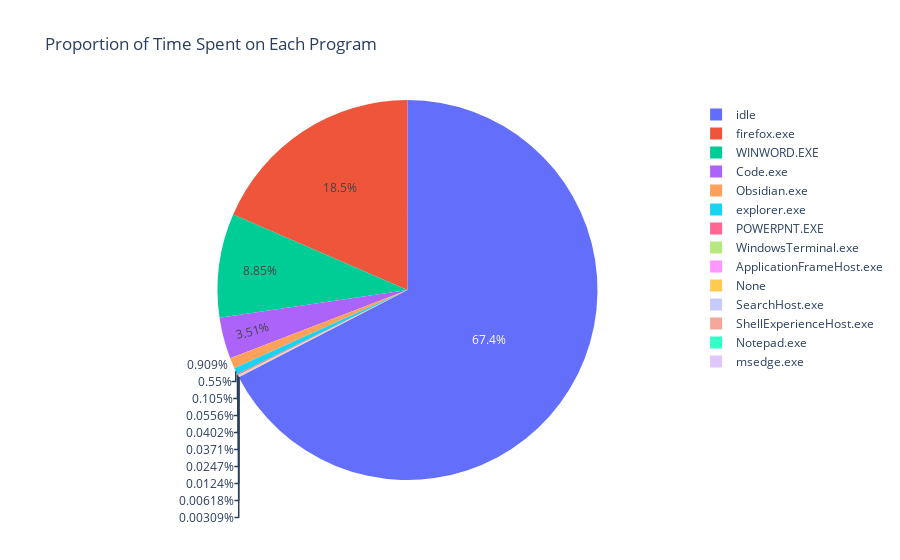

Notebook cell for this chart:
### Code cell
# next, create a pie chart showing the proportion of time spent on each program
fig = px.pie(df_total_active_time, values='active_time', names='exe', title='Proportion of Time Spent on Each Program')
fig.show()

### Figure 1 — Plotly figure (JSON) as saved in the notebook; plotly's stock layout.template omitted (floating-point values rounded to 4 significant figures)
{"data": [{"domain": {"x": [0, 1], "y": [0, 1]}, "hovertemplate": "exe=%{label}<br>active_time=%{value}<extra></extra>", "labels": ["idle", "firefox.exe", "WINWORD.EXE", "Code.exe", "Obsidian.exe", "explorer.exe", "POWERPNT.EXE", "WindowsTerminal.exe", "ApplicationFrameHost.exe", "None", "SearchHost.exe", "ShellExperienceHost.exe", "Notepad.exe", "msedge.exe"], "legendgroup": "", "name": "", "showlegend": true, "type": "pie", "values": [43630.0, 11970.0, 5726.0, 2272.0, 588.5, 356.2, 68.04, 36, 26.02, 24.02, 16, 8.01, 4, 2]}], "layout": {"legend": {"tracegroupgap": 0}, "title": {"text": "Proportion of Time Spent on Each Program"}}}
